Frame 1 (no input): blank canvas, image omitted
Frame 60 (no input): blank canvas, image omitted
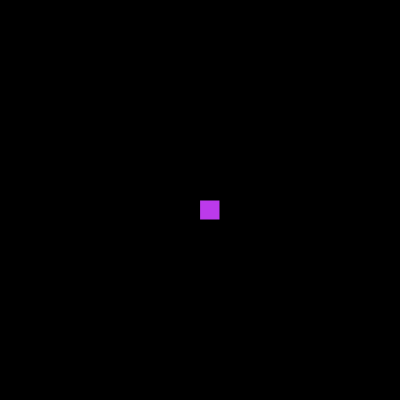
Frame 120 (the mouse pressed at the canvas centre since frame 60)

The p5.js sketch whose frames 1 and 60 were blank and that drew this single picture after the mouse press (run headless with seeded random() and noise() and a simulated clock; from frame 60 on, the mouse is pressed at the canvas centre):

// p5.js sketch
// ── sketch.js
function setup() {
  createCanvas(400, 400);
  background("black");
}
function draw() {
  stroke("rgb(0,0,0)");
  fill("rgb(188,58,235)")
  
      if(mouseIsPressed) {
      rect(mouseX, mouseY, 20, 20);
   }
}
